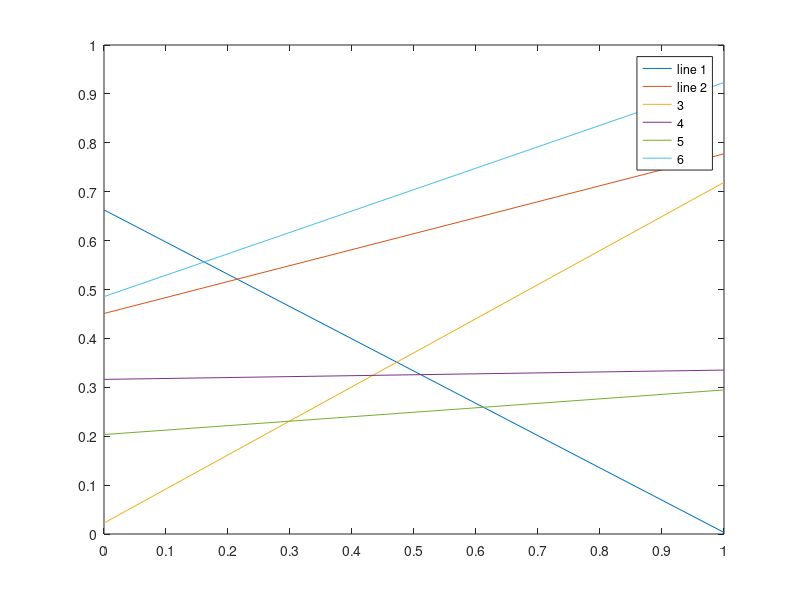

Here is the MATLAB script that generated this plot: (Note: this script raises an error after producing the figure.)
hfig = figure;
set(hfig,'units','centimeters','NumberTitle','off','Name','test05');
pos = get(hfig,'position');
set(hfig,'position',[pos(1:2),8,6]);

%%
plot([0,1],rand(6,2));
hleg=legend('line 1','line 2','3','4','5','6');
h6=findobj(hleg,'string','6');
set(gca,'ytick',0:0.1:1,'xtick',0:0.1:1);
set(h6,'userdata','matlabfrag:Line6');
%%
matlabfrag('graphics/test05');